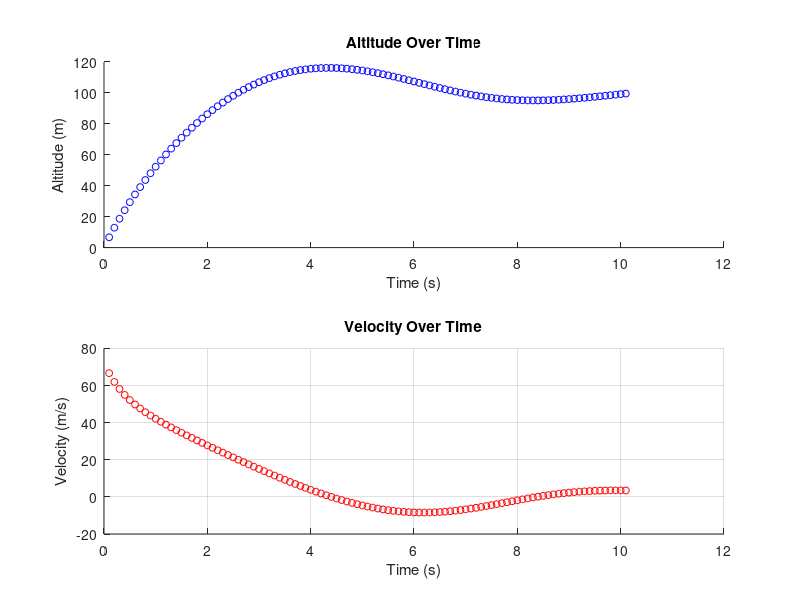

MATLAB code for this plot:
function DroneSimulation()
    % Simple Real-Time Drone Flight Simulation with Live Plot & PID Controller
    clc; clear; close all;

    % Constants
    m = 2;         % Mass (kg)
    g = 9.81;      % Gravity (m/s^2)
    k = 0.02;      % Drag coefficient
    dt = 0.1;      % Time step (s)
    t_max = 10;    % Total simulation time (s)

    % Wind Resistance
    v_wind = -5;   % Wind speed (m/s) (negative = headwind, positive = tailwind)
    k_w = 0.01;    % Wind drag coefficient

    % PID Controller Parameters
    target_altitude = 100;   % Desired altitude (meters)
    Kp = 1.5;                  % Proportional gain
    Ki = 0.3;                % Integral gain
    Kd = 1.2;                  % Derivative gain

    integral = 0;            % Initialize integral term
    previous_error = 0;      % Store last error value

    % Initialize variables
    v = 0;  % Initial velocity
    h = 0;  % Initial altitude
    time = 0;

    % Create figure for real-time plotting
    figure('Name', 'Drone Flight Simulation', 'NumberTitle', 'off');
    altitudePlot = subplot(2,1,1); hold on;
    velocityPlot = subplot(2,1,2); hold on;

    title(altitudePlot, 'Altitude Over Time');
    xlabel(altitudePlot, 'Time (s)'); ylabel(altitudePlot, 'Altitude (m)');
    grid on;

    title(velocityPlot, 'Velocity Over Time');
    xlabel(velocityPlot, 'Time (s)'); ylabel(velocityPlot, 'Velocity (m/s)');
    grid on;

    % Real-time simulation loop
    while time <= t_max
        % Compute Error for PID Controller
        error = target_altitude - h;   % Compute altitude error
        integral = integral + error * dt;  % Integral term (sum of errors)
        derivative = (error - previous_error) / dt;  % Derivative term (rate of change)
        
        % Compute PID-based Thrust Control
        T = Kp * error + Ki * integral + Kd * derivative;  % PID formula

        % Compute forces
        D = k * v^2 + k_w * (v - v_wind)^2;  % Includes wind resistance

        a = (T - D - m*g) / m;  % Acceleration
        v = v + a * dt;  % Update velocity
        h = h + v * dt;  % Update altitude
        time = time + dt; % Update time
        
        % Store error for next iteration
        previous_error = error;  

        % Plot real-time updates
        subplot(2,1,1); plot(time, h, 'bo', 'MarkerSize', 5);
        subplot(2,1,2); plot(time, v, 'ro', 'MarkerSize', 5);
        pause(0.05); % Small delay for visualization
    end
end
